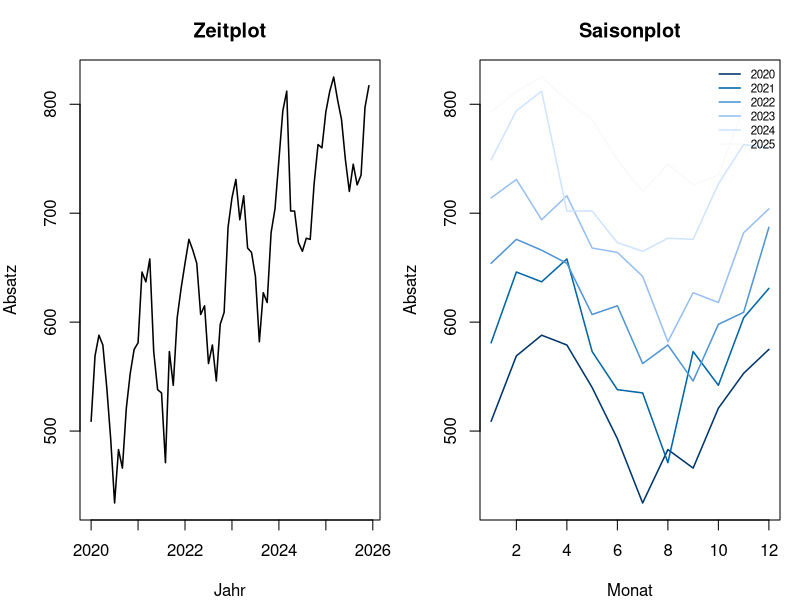
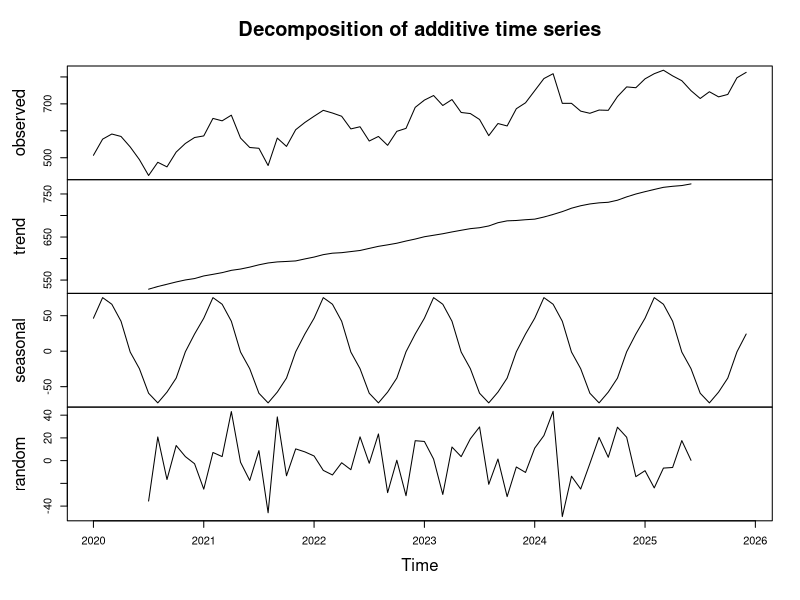
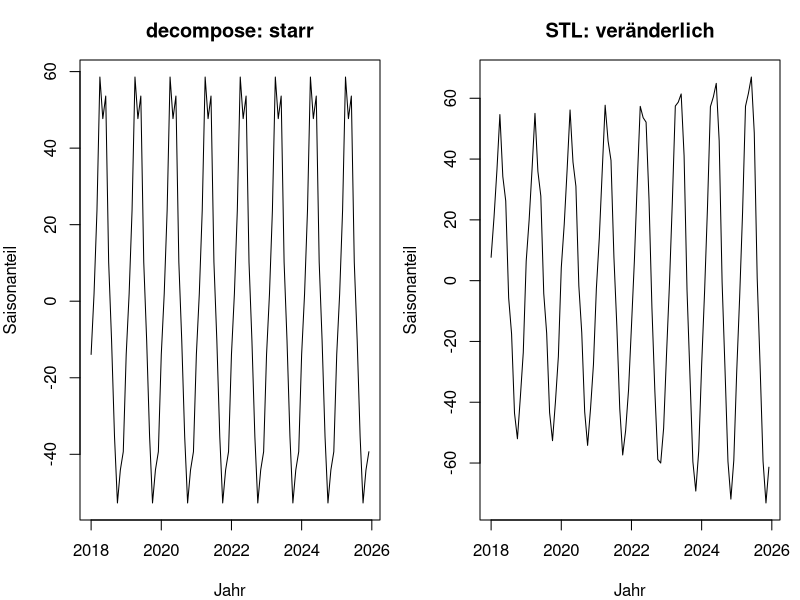
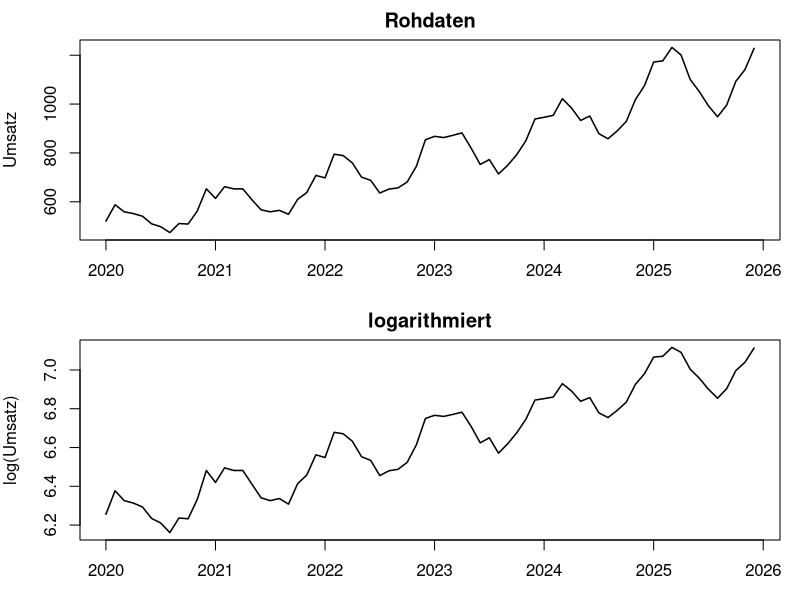
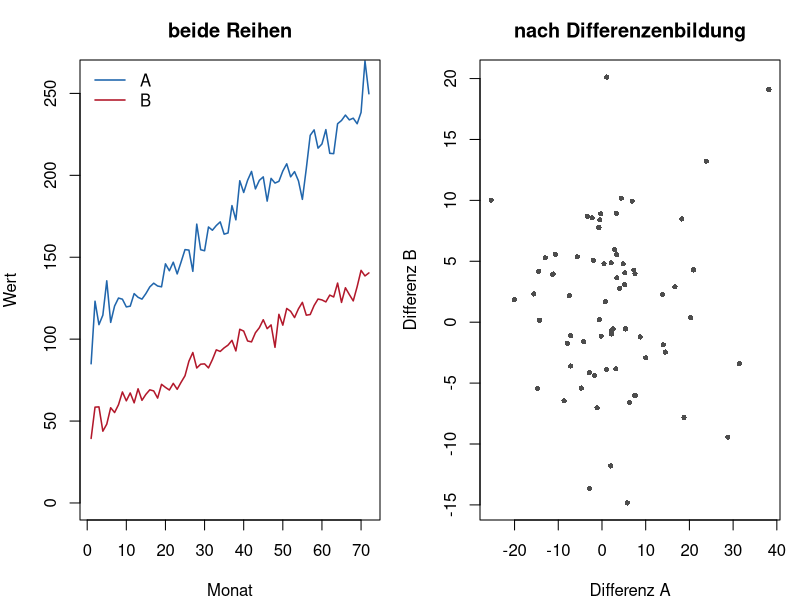

Reproduce these figures in R, in order.
## ---- chunk 1
#| label: setup-r
#| include: false
# Zufallszahlen aus einem einfachen Kongruenzgenerator, damit R und Python
# exakt dieselben Reihen sehen.
lehmer <- function(saat, anzahl) {
  s <- saat
  raus <- numeric(anzahl)
  for (k in seq_len(anzahl)) {
    s <- (16807 * s) %% 2147483647
    raus[k] <- s / 2147483647
  }
  raus
}

normalwerte <- function(saat, anzahl, mittel = 0, streuung = 1) {
  mittel + streuung * qnorm(lehmer(saat, anzahl))
}

# Monatliche Absatzzahlen: Trend, Jahressaison, Rest
monate <- 72
t <- 1:monate
trend <- 500 + 4 * t
saison <- 60 * sin(2 * pi * t / 12) + 25 * cos(2 * pi * t / 12)
rest <- normalwerte(1212, monate, 0, 20)

absatz <- ts(round(trend + saison + rest), start = c(2020, 1), frequency = 12)
## ---- chunk 2
#| label: fig-b1-zr-r
#| fig-cap: "Beispiel 1: links die Reihe im Zeitverlauf, rechts jedes Jahr als eigene Linie über die Monate."
#| fig-height: 3.6
par(mfrow = c(1, 2), mar = c(4, 4, 3, 1))

plot(absatz, xlab = "Jahr", ylab = "Absatz", main = "Zeitplot", lwd = 1.5)

# Saisonplot: jedes Jahr eine Linie
matrix_jahre <- matrix(as.numeric(absatz), nrow = 12)
matplot(1:12, matrix_jahre, type = "l", lty = 1, lwd = 1.5,
        col = hcl.colors(6, "Blues 3"),
        xlab = "Monat", ylab = "Absatz", main = "Saisonplot")
legend("topright", legend = 2020:2025, col = hcl.colors(6, "Blues 3"),
       lwd = 1.5, bty = "n", cex = 0.7)
par(mfrow = c(1, 1))

# Spannweite je Jahr: waechst sie mit dem Niveau?
round(rbind(mittel = apply(matrix_jahre, 2, mean),
            spannweite = apply(matrix_jahre, 2, function(x) diff(range(x)))), 1)
## ---- chunk 3
#| label: fig-b2-zr-r
#| fig-cap: "Beispiel 2: Zerlegung der Absatzreihe in Trend, Saison und Rest."
#| fig-height: 4.4
zerlegung <- decompose(absatz, type = "additive")
plot(zerlegung)

# Der Trendwert bei t = 13 von Hand: zentriertes gleitendes Mittel
gewichte <- c(0.5, rep(1, 11), 0.5) / 12
round(c(von_hand = sum(as.numeric(absatz)[7:19] * gewichte),
        aus_decompose = zerlegung$trend[13]), 3)

# Saisonfigur gegen die eingebauten Werte
eingebaut <- 60 * sin(2 * pi * (1:12) / 12) + 25 * cos(2 * pi * (1:12) / 12)
round(rbind(geschaetzt = zerlegung$figure,
            eingebaut = eingebaut,
            differenz = zerlegung$figure - eingebaut), 1)

round(c(summe_figur = sum(zerlegung$figure),
        fehlende_trendwerte = sum(is.na(zerlegung$trend)),
        rest_sd = sd(zerlegung$random, na.rm = TRUE)), 3)
## ---- chunk 4
#| label: fig-b3-zr-r
#| fig-cap: "Beispiel 3: links die klassische Zerlegung mit starrer Saison, rechts STL mit sich änderndem Muster."
#| fig-height: 4.2
m2 <- 96
t2 <- 1:m2
amplitude <- 30 + 60 * (t2 - 1) / (m2 - 1)
phase <- 2 * pi * t2 / 12 - 0.5 * (t2 - 1) / (m2 - 1) * pi
wandel <- ts(round(600 + 2 * t2 + amplitude * sin(phase) +
                     normalwerte(1414, m2, 0, 12)),
             start = c(2018, 1), frequency = 12)

zerl_klassisch <- decompose(wandel, type = "additive")
zerl_stl <- stl(wandel, s.window = 7, robust = TRUE)

par(mfrow = c(1, 2), mar = c(4, 4, 3, 1))
plot(zerl_klassisch$seasonal, ylab = "Saisonanteil", xlab = "Jahr",
     main = "decompose: starr")
plot(zerl_stl$time.series[, "seasonal"], ylab = "Saisonanteil", xlab = "Jahr",
     main = "STL: veränderlich")
par(mfrow = c(1, 1))

# Saisonspanne je Jahr
spanne <- function(x) tapply(as.numeric(x), rep(2018:2025, each = 12),
                             function(v) round(diff(range(v)), 1))
rbind(decompose = spanne(zerl_klassisch$seasonal),
      stl = spanne(zerl_stl$time.series[, "seasonal"]))

round(c(rest_sd_decompose = sd(zerl_klassisch$random, na.rm = TRUE),
        rest_sd_stl = sd(zerl_stl$time.series[, "remainder"])), 2)
## ---- chunk 5
#| label: fig-b4-zr-r
#| fig-cap: "Beispiel 4: oben die Reihe mit wachsenden Zacken, unten dieselbe Reihe logarithmiert."
#| fig-height: 4
m3 <- 72
t3 <- 1:m3
umsatz <- ts(round(500 * 1.012^t3 *
                     (1 + 0.12 * sin(2 * pi * t3 / 12) +
                        0.05 * cos(2 * pi * t3 / 12)) *
                     exp(normalwerte(1313, m3, 0, 0.03))),
             start = c(2020, 1), frequency = 12)

par(mfrow = c(2, 1), mar = c(3, 4, 2, 1))
plot(umsatz, ylab = "Umsatz", main = "Rohdaten", lwd = 1.5)
plot(log(umsatz), ylab = "log(Umsatz)", main = "logarithmiert", lwd = 1.5)
par(mfrow = c(1, 1))

# Spannweite je Jahr, roh und logarithmiert
jahr <- rep(2020:2025, each = 12)
round(rbind(
  roh = tapply(as.numeric(umsatz), jahr, function(v) diff(range(v))),
  logarithmiert = tapply(log(as.numeric(umsatz)), jahr,
                         function(v) diff(range(v)))
), 3)

# Reste beider Zerlegungen
round(c(rest_sd_additiv = sd(decompose(umsatz, "additive")$random, na.rm = TRUE),
        rest_sd_multiplikativ = sd(decompose(umsatz, "multiplicative")$random,
                                   na.rm = TRUE)), 4)
## ---- chunk 6
#| label: fig-b5-zr-r
#| fig-cap: "Beispiel 5: links die beiden Reihen, rechts ihre Monatsdifferenzen gegeneinander."
#| fig-height: 3.4
reihe_a <- 100 + 2.0 * t + normalwerte(2121, monate, 0, 8)
reihe_b <- 50 + 1.2 * t + normalwerte(3131, monate, 0, 6)

par(mfrow = c(1, 2), mar = c(4, 4, 3, 1))
plot(t, reihe_a, type = "l", lwd = 1.5, col = "#2166ac", ylim = c(0, 260),
     xlab = "Monat", ylab = "Wert", main = "beide Reihen")
lines(t, reihe_b, lwd = 1.5, col = "#b2182b")
legend("topleft", legend = c("A", "B"), col = c("#2166ac", "#b2182b"),
       lwd = 1.5, bty = "n")

plot(diff(reihe_a), diff(reihe_b), pch = 16, cex = 0.7, col = "grey30",
     xlab = "Differenz A", ylab = "Differenz B", main = "nach Differenzenbildung")
par(mfrow = c(1, 1))

test_roh <- cor.test(reihe_a, reihe_b)
test_diff <- cor.test(diff(reihe_a), diff(reihe_b))
round(c(r_roh = test_roh$estimate, p_roh = test_roh$p.value,
        r_differenzen = test_diff$estimate, p_differenzen = test_diff$p.value), 4)
